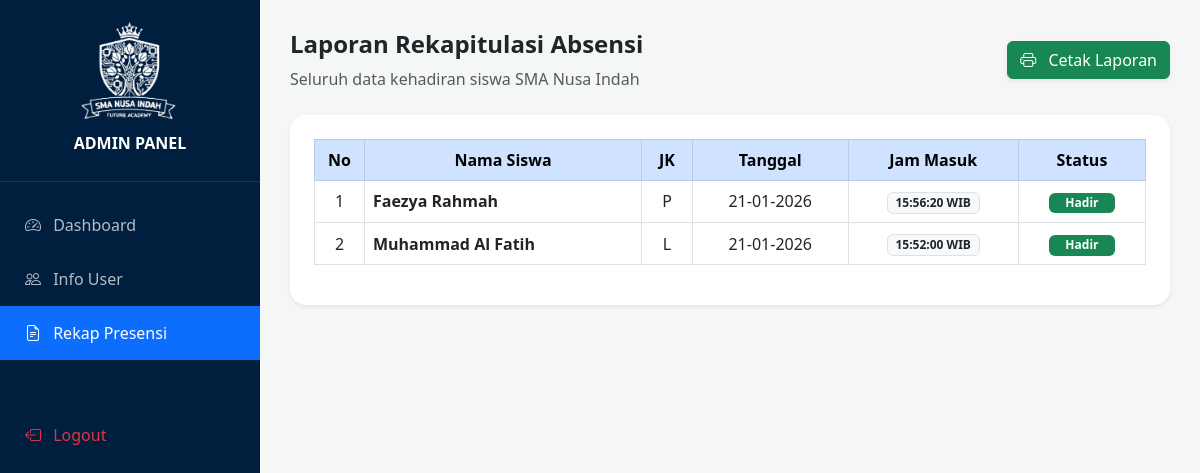
Page /admin/rekap.php (signed in) on the committed database.
### tables this page shows
CREATE TABLE `absensi` (
  `id` int(11) NOT NULL,
  `username` varchar(50) DEFAULT NULL,
  `tanggal` date DEFAULT NULL,
  `jam_masuk` time DEFAULT NULL,
  `status` varchar(20) DEFAULT 'Hadir'
);

CREATE TABLE `siswa` (
  `id` int(11) NOT NULL,
  `nama` varchar(100) NOT NULL,
  `jenis_kelamin` enum('Laki-laki','Perempuan') DEFAULT NULL,
  `username` varchar(50) NOT NULL,
  `password` varchar(255) NOT NULL,
  `foto` varchar(255) DEFAULT 'default.png'
);

### admin/rekap.php (the view, shortened to what this page needs)
<?php
include '../config/config.php';
$sql = "SELECT absensi.*, siswa.nama, siswa.jenis_kelamin
        FROM absensi
        JOIN siswa ON absensi.username = siswa.username
        ORDER BY absensi.tanggal DESC, absensi.jam_masuk DESC";
$query = mysqli_query($conn, $sql);
?>
<!DOCTYPE html>
<html lang="id">
<head>
    <link href="https://cdn.jsdelivr.net/npm/bootstrap@5.3.0/dist/css/bootstrap.min.css" rel="stylesheet">
    <link rel="stylesheet" href="https://cdn.jsdelivr.net/npm/bootstrap-icons@1.11.1/font/bootstrap-icons.css">
</head>
<body>
    <div id="sidebar">
        <div class="sidebar-logo">
            <img src="../assets/img/logo.png" alt="Logo">
            <h6 class="fw-bold">ADMIN PANEL</h6>
        </div>
        <ul class="nav flex-column mt-3">
            <li class="nav-item">
                <a href="dashboard.php" class="nav-link">
                    <i class="bi bi-speedometer2 me-2"></i> Dashboard
                </a>
            </li>
            <li class="nav-item">
                <a href="infoUser.php" class="nav-link">
                    <i class="bi bi-people me-2"></i> Info User
                </a>
            </li>
            <li class="nav-item">
                <a href="rekap.php" class="nav-link active">
                    <i class="bi bi-file-earmark-text me-2"></i> Rekap Presensi
                </a>
            </li>
            <li class="nav-item mt-5">
                <a href="logout.php" class="nav-link text-danger">
                    <i class="bi bi-box-arrow-left me-2"></i> Logout
                </a>
            </li>
        </ul>
    </div>
    <div class="content">
        <div class="d-flex justify-content-between align-items-center mb-4">
            <div>
                <h4 class="fw-bold text-dark">Laporan Rekapitulasi Absensi</h4>
                <p class="text-muted mb-0">Seluruh data kehadiran siswa SMA Nusa Indah</p>
            </div>
            <button onclick="window.print()" class="btn btn-success btn-print shadow-sm">
                <i class="bi bi-printer me-2"></i> Cetak Laporan
            </button>
        </div>
        <div class="card border-0 shadow-sm p-4 rounded-4">
            <div class="table-responsive">
                <table class="table table-bordered table-hover align-middle">
                    <thead class="table-primary text-center">
                        <tr>
                            <th width="50">No</th>
                            <th>Nama Siswa</th>
                            <th>JK</th>
                            <th>Tanggal</th>
                            <th>Jam Masuk</th>
                            <th>Status</th>
                        </tr>
                    </thead>
                    <tbody>
                        <?php
                        $no = 1;
                        if(mysqli_num_rows($query) > 0) {
                            while($row = mysqli_fetch_assoc($query)) :
                        ?>
                        <tr class="text-center">
                            <td><?= $no++; ?></td>
                            <td class="text-start fw-bold"><?= $row['nama']; ?></td>
                            <td><?= $row['jenis_kelamin'] == 'Laki-laki' ? 'L' : 'P'; ?></td>
                            <td><?= date('d-m-Y', strtotime($row['tanggal'])); ?></td>
                            <td>
                                <span class="badge bg-light text-dark border">
                                    <?= $row['jam_masuk']; ?> WIB
                                </span>
                            </td>
                            <td><span class="badge bg-success px-3">Hadir</span></td>
                        </tr>
                        <?php
                            endwhile;
                        } else {
                            echo "<tr><td colspan='6' class='text-center text-muted p-4'>Belum ada data absensi masuk.</td></tr>";
                        }
                        ?>
                    </tbody>
                </table>
            </div>
        </div>
    </div>
</body>
</html>

### admin/rekap.php (style rules this page uses)
body { background-color: #f4f7f6; font-family: 'Segoe UI', sans-serif; }
#sidebar { background: #001f3f; min-height: 100vh; width: 260px; position: fixed; color: white; }
.sidebar-logo { padding: 20px; text-align: center; border-bottom: 1px solid rgba(255,255,255,0.1); }
.sidebar-logo img { width: 100px; margin-bottom: 10px; }
.nav-link { color: rgba(255,255,255,0.7); padding: 15px 25px; transition: 0.3s; }
.nav-link:hover, .nav-link.active { color: white; background: #0d6efd; }
.content { margin-left: 260px; padding: 30px; }

### rows in the picture
absensi: siswa.nama "Faezya Rahmah", shows "P", tanggal "21-01-2026", jam_masuk "15:56:20"
absensi: siswa.nama "Muhammad Al Fatih", shows "L", tanggal "21-01-2026", jam_masuk "15:52:00"
